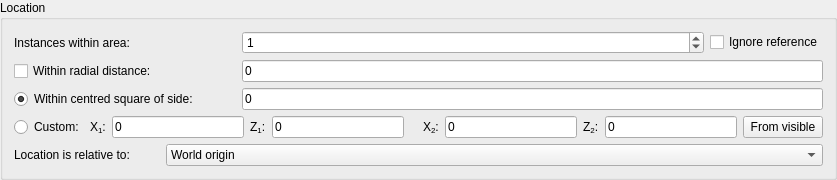
        <widget class="QGroupBox" name="groupBoxPosition">
         <property name="sizePolicy">
          <sizepolicy hsizetype="Preferred" vsizetype="Preferred">
           <horstretch>0</horstretch>
           <verstretch>0</verstretch>
          </sizepolicy>
         </property>
         <property name="title">
          <string>Location</string>
         </property>
         <layout class="QGridLayout" name="gridLayout">
          <item row="5" column="1" colspan="6">
           <layout class="QHBoxLayout" name="horizontalLayout">
            <item>
             <widget class="QLabel" name="labelX1">
              <property name="toolTip">
               <string>Lower bound (inclusive)</string>
              </property>
              <property name="text">
               <string>X&lt;sub&gt;1&lt;/sub&gt;:</string>
              </property>
             </widget>
            </item>
            <item>
             <widget class="CoordEdit" name="lineEditX1">
              <property name="toolTip">
               <string>Lower bound (inclusive)</string>
              </property>
              <property name="text">
               <string>0</string>
              </property>
             </widget>
            </item>
            <item>
             <widget class="QLabel" name="labelZ1">
              <property name="toolTip">
               <string>Lower bound (inclusive)</string>
              </property>
              <property name="text">
               <string>Z&lt;sub&gt;1&lt;/sub&gt;:</string>
              </property>
             </widget>
            </item>
            <item>
             <widget class="CoordEdit" name="lineEditZ1">
              <property name="toolTip">
               <string>Lower bound (inclusive)</string>
              </property>
              <property name="text">
               <string>0</string>
              </property>
             </widget>
            </item>
            <item>
             <widget class="QLabel" name="label_13">
              <property name="text">
               <string/>
              </property>
             </widget>
            </item>
            <item>
             <widget class="QLabel" name="labelX2">
              <property name="toolTip">
               <string>Upper bound (inclusive)</string>
              </property>
              <property name="text">
               <string>X&lt;sub&gt;2&lt;/sub&gt;:</string>
              </property>
             </widget>
            </item>
            <item>
             <widget class="CoordEdit" name="lineEditX2">
              <property name="toolTip">
               <string>Upper bound (inclusive)</string>
              </property>
              <property name="text">
               <string>0</string>
              </property>
             </widget>
            </item>
            <item>
             <widget class="QLabel" name="labelZ2">
              <property name="toolTip">
               <string>Upper bound (inclusive)</string>
              </property>
              <property name="text">
               <string>Z&lt;sub&gt;2&lt;/sub&gt;:</string>
              </property>
             </widget>
            </item>
            <item>
             <widget class="CoordEdit" name="lineEditZ2">
              <property name="toolTip">
               <string>Upper bound (inclusive)</string>
              </property>
              <property name="text">
               <string>0</string>
              </property>
              <property name="maxLength">
               <number>9</number>
              </property>
             </widget>
            </item>
            <item>
             <widget class="QPushButton" name="buttonFromVisible">
              <property name="text">
               <string>From visible</string>
              </property>
             </widget>
            </item>
           </layout>
          </item>
          <item row="0" column="6">
           <widget class="QCheckBox" name="checkSkipRef">
            <property name="toolTip">
             <string>Skip instances at exactly the relative reference location</string>
            </property>
            <property name="text">
             <string>Ignore reference</string>
            </property>
           </widget>
          </item>
          <item row="3" column="5" colspan="2">
           <widget class="QLineEdit" name="lineSquare">
            <property name="text">
             <string>0</string>
            </property>
           </widget>
          </item>
          <item row="2" column="5" colspan="2">
           <widget class="QLineEdit" name="lineRadius">
            <property name="text">
             <string>0</string>
            </property>
           </widget>
          </item>
          <item row="5" column="0">
           <widget class="QRadioButton" name="radioCustom">
            <property name="text">
             <string>Custom:</string>
            </property>
           </widget>
          </item>
          <item row="6" column="0" colspan="3">
           <widget class="QLabel" name="labelRelative">
            <property name="text">
             <string>Location is relative to:</string>
            </property>
           </widget>
          </item>
          <item row="3" column="4">
           <widget class="QPushButton" name="buttonAreaInfo">
            <property name="sizePolicy">
             <sizepolicy hsizetype="Minimum" vsizetype="Fixed">
              <horstretch>0</horstretch>
              <verstretch>0</verstretch>
             </sizepolicy>
            </property>
            <property name="styleSheet">
             <string notr="true">
QPushButton {
	background-color: rgba(255, 255, 255, 0);
	border: none;
	image: url(:/icons/info.png);
	image-position: right;
}
QPushButton:hover {
	image: url(:/icons/info_h.png);
}</string>
            </property>
            <property name="text">
             <string/>
            </property>
           </widget>
          </item>
          <item row="0" column="5">
           <widget class="SpinInstances" name="spinBox">
            <property name="sizePolicy">
             <sizepolicy hsizetype="Expanding" vsizetype="Fixed">
              <horstretch>0</horstretch>
              <verstretch>0</verstretch>
             </sizepolicy>
            </property>
            <property name="specialValueText">
             <string>0 (exclude)</string>
            </property>
            <property name="minimum">
             <number>0</number>
            </property>
            <property name="maximum">
             <number>99</number>
            </property>
            <property name="value">
             <number>1</number>
            </property>
           </widget>
          </item>
          <item row="6" column="3" colspan="4">
           <widget class="StyledComboBox" name="comboRelative">
            <item>
             <property name="text">
              <string>World origin</string>
             </property>
            </item>
           </widget>
          </item>
          <item row="3" column="0" colspan="4">
           <widget class="QRadioButton" name="radioSquare">
            <property name="text">
             <string>Within centred square of side:</string>
            </property>
            <property name="checked">
             <bool>true</bool>
            </property>
           </widget>
          </item>
          <item row="2" column="0" colspan="4">
           <widget class="QCheckBox" name="checkRadius">
            <property name="text">
             <string>Within radial distance:</string>
            </property>
           </widget>
          </item>
          <item row="0" column="0" colspan="4">
           <widget class="QLabel" name="labelSpinBox">
            <property name="text">
             <string>Instances within area:</string>
            </property>
           </widget>
          </item>
         </layout>
        </widget>
